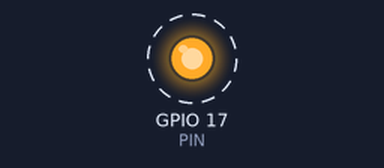
Bench run of a program on a simulated Raspberry Pi (BCM pin numbers). On the bench: output pins drawn as LEDs (lit = HIGH). Dashed ring = blinking. At 10.0 s the program stops and its outputs stay as they are.

Above: at 0.5 s.
Timing chart, 0 to 4.6 s (numbered marks = the images above):
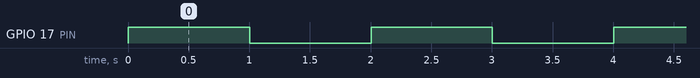

The program:

01_gpio_led.py
```python
# coding: utf-8

# pythonのモジュールをインポート
import pigpio
import time

# pigpio初期化
pi = pigpio.pi()

PIN = 17
# 指定したピンを出力モードに設定
pi.set_mode(PIN, pigpio.OUTPUT)

COUNT = 5
# forループを5回繰り返す
for _ in range(COUNT):
    # 変数「 _ 」には、何回目のループかという回数が格納されている
    #print(_)

    # 指定したピンをON状態にする
    pi.write(PIN, True)
    # 1秒間待機
    time.sleep(1.0)
    # 指定したピンをOFF状態にする
    pi.write(PIN, False)
    # 1秒間待機
    time.sleep(1.0)
```

Measured:
- by itself, GPIO 17 (PIN): alternates HIGH for 1.0 s and LOW for 1.0 s, 10 changes in all, then stays LOW
